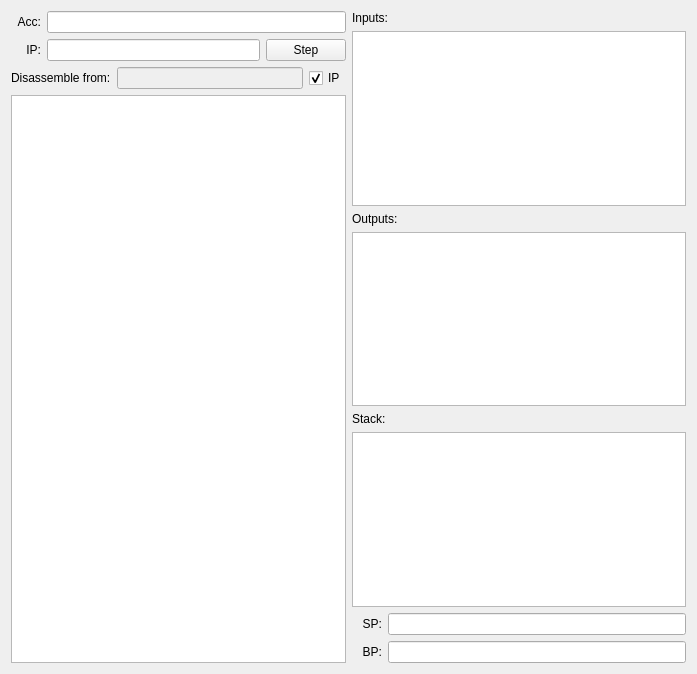
<?xml version="1.0" encoding="UTF-8"?>
<ui version="4.0">
 <class>ProcessorPageClass</class>
 <widget class="QWidget" name="ProcessorPageClass">
  <property name="geometry">
   <rect>
    <x>0</x>
    <y>0</y>
    <width>697</width>
    <height>674</height>
   </rect>
  </property>
  <property name="windowTitle">
   <string>ProcessorPage</string>
  </property>
  <layout class="QHBoxLayout" name="horizontalLayout_3">
   <item>
    <layout class="QVBoxLayout" name="verticalLayout_6">
     <item>
      <layout class="QHBoxLayout">
       <property name="spacing">
        <number>6</number>
       </property>
       <property name="margin">
        <number>0</number>
       </property>
       <item>
        <widget class="QLabel" name="label_5">
         <property name="minimumSize">
          <size>
           <width>30</width>
           <height>0</height>
          </size>
         </property>
         <property name="text">
          <string>Acc:</string>
         </property>
         <property name="alignment">
          <set>Qt::AlignLeading|Qt::AlignLeft|Qt::AlignRight|Qt::AlignTrailing|Qt::AlignVCenter</set>
         </property>
         <property name="buddy">
          <cstring>accEd</cstring>
         </property>
        </widget>
       </item>
       <item>
        <widget class="QLineEdit" name="accEd">
         <property name="alignment">
          <set>Qt::AlignRight</set>
         </property>
        </widget>
       </item>
      </layout>
     </item>
     <item>
      <layout class="QHBoxLayout">
       <property name="spacing">
        <number>6</number>
       </property>
       <property name="margin">
        <number>0</number>
       </property>
       <item>
        <widget class="QLabel" name="label_4">
         <property name="minimumSize">
          <size>
           <width>30</width>
           <height>0</height>
          </size>
         </property>
         <property name="text">
          <string>IP:</string>
         </property>
         <property name="alignment">
          <set>Qt::AlignLeading|Qt::AlignLeft|Qt::AlignRight|Qt::AlignTrailing|Qt::AlignVCenter</set>
         </property>
         <property name="buddy">
          <cstring>ipEd</cstring>
         </property>
        </widget>
       </item>
       <item>
        <widget class="QLineEdit" name="ipEd">
         <property name="alignment">
          <set>Qt::AlignRight</set>
         </property>
        </widget>
       </item>
       <item>
        <widget class="QPushButton" name="stepBtn">
         <property name="focusPolicy">
          <enum>Qt::ClickFocus</enum>
         </property>
         <property name="text">
          <string>Step</string>
         </property>
        </widget>
       </item>
      </layout>
     </item>
     <item>
      <layout class="QVBoxLayout">
       <property name="spacing">
        <number>6</number>
       </property>
       <property name="margin">
        <number>0</number>
       </property>
       <item>
        <layout class="QHBoxLayout">
         <property name="spacing">
          <number>6</number>
         </property>
         <property name="margin">
          <number>0</number>
         </property>
         <item>
          <widget class="QLabel" name="label">
           <property name="text">
            <string>Disassemble from:</string>
           </property>
           <property name="buddy">
            <cstring>disStartEd</cstring>
           </property>
          </widget>
         </item>
         <item>
          <widget class="QLineEdit" name="disStartEd">
           <property name="enabled">
            <bool>false</bool>
           </property>
           <property name="alignment">
            <set>Qt::AlignRight</set>
           </property>
          </widget>
         </item>
         <item>
          <widget class="QCheckBox" name="disIPChk">
           <property name="text">
            <string>IP</string>
           </property>
           <property name="checked">
            <bool>true</bool>
           </property>
          </widget>
         </item>
        </layout>
       </item>
       <item>
        <widget class="QTextEdit" name="disEd">
         <property name="readOnly">
          <bool>true</bool>
         </property>
        </widget>
       </item>
      </layout>
     </item>
    </layout>
   </item>
   <item>
    <layout class="QVBoxLayout" name="verticalLayout_5">
     <item>
      <layout class="QVBoxLayout">
       <property name="spacing">
        <number>6</number>
       </property>
       <property name="margin">
        <number>0</number>
       </property>
       <item>
        <widget class="QLabel" name="label_2">
         <property name="text">
          <string>Inputs:</string>
         </property>
         <property name="buddy">
          <cstring>inList</cstring>
         </property>
        </widget>
       </item>
       <item>
        <widget class="QListWidget" name="inList"/>
       </item>
      </layout>
     </item>
     <item>
      <layout class="QVBoxLayout">
       <property name="spacing">
        <number>6</number>
       </property>
       <property name="margin">
        <number>0</number>
       </property>
       <item>
        <widget class="QLabel" name="label_3">
         <property name="text">
          <string>Outputs:</string>
         </property>
         <property name="buddy">
          <cstring>outList</cstring>
         </property>
        </widget>
       </item>
       <item>
        <widget class="QListWidget" name="outList"/>
       </item>
      </layout>
     </item>
     <item>
      <layout class="QVBoxLayout">
       <property name="spacing">
        <number>6</number>
       </property>
       <property name="margin">
        <number>0</number>
       </property>
       <item>
        <widget class="QLabel" name="label_8">
         <property name="text">
          <string>Stack:</string>
         </property>
         <property name="buddy">
          <cstring>stackList</cstring>
         </property>
        </widget>
       </item>
       <item>
        <widget class="QListWidget" name="stackList"/>
       </item>
       <item>
        <layout class="QHBoxLayout">
         <property name="spacing">
          <number>6</number>
         </property>
         <property name="margin">
          <number>0</number>
         </property>
         <item>
          <widget class="QLabel" name="label_6">
           <property name="minimumSize">
            <size>
             <width>30</width>
             <height>0</height>
            </size>
           </property>
           <property name="text">
            <string>SP:</string>
           </property>
           <property name="alignment">
            <set>Qt::AlignLeading|Qt::AlignLeft|Qt::AlignRight|Qt::AlignTrailing|Qt::AlignVCenter</set>
           </property>
           <property name="buddy">
            <cstring>spEd</cstring>
           </property>
          </widget>
         </item>
         <item>
          <widget class="QLineEdit" name="spEd">
           <property name="alignment">
            <set>Qt::AlignRight</set>
           </property>
          </widget>
         </item>
        </layout>
       </item>
       <item>
        <layout class="QHBoxLayout">
         <property name="spacing">
          <number>6</number>
         </property>
         <property name="margin">
          <number>0</number>
         </property>
         <item>
          <widget class="QLabel" name="label_7">
           <property name="minimumSize">
            <size>
             <width>30</width>
             <height>0</height>
            </size>
           </property>
           <property name="text">
            <string>BP:</string>
           </property>
           <property name="alignment">
            <set>Qt::AlignLeading|Qt::AlignLeft|Qt::AlignRight|Qt::AlignTrailing|Qt::AlignVCenter</set>
           </property>
           <property name="buddy">
            <cstring>bpEd</cstring>
           </property>
          </widget>
         </item>
         <item>
          <widget class="QLineEdit" name="bpEd">
           <property name="alignment">
            <set>Qt::AlignRight</set>
           </property>
          </widget>
         </item>
        </layout>
       </item>
      </layout>
     </item>
    </layout>
   </item>
  </layout>
 </widget>
 <layoutdefault spacing="6" margin="11"/>
 <tabstops>
  <tabstop>disStartEd</tabstop>
  <tabstop>ipEd</tabstop>
  <tabstop>stepBtn</tabstop>
  <tabstop>accEd</tabstop>
  <tabstop>bpEd</tabstop>
  <tabstop>spEd</tabstop>
  <tabstop>stackList</tabstop>
  <tabstop>inList</tabstop>
  <tabstop>outList</tabstop>
  <tabstop>disEd</tabstop>
  <tabstop>disIPChk</tabstop>
 </tabstops>
 <resources/>
 <connections>
  <connection>
   <sender>disIPChk</sender>
   <signal>clicked(bool)</signal>
   <receiver>disStartEd</receiver>
   <slot>setDisabled(bool)</slot>
   <hints>
    <hint type="sourcelabel">
     <x>288</x>
     <y>116</y>
    </hint>
    <hint type="destinationlabel">
     <x>248</x>
     <y>113</y>
    </hint>
   </hints>
  </connection>
 </connections>
</ui>
